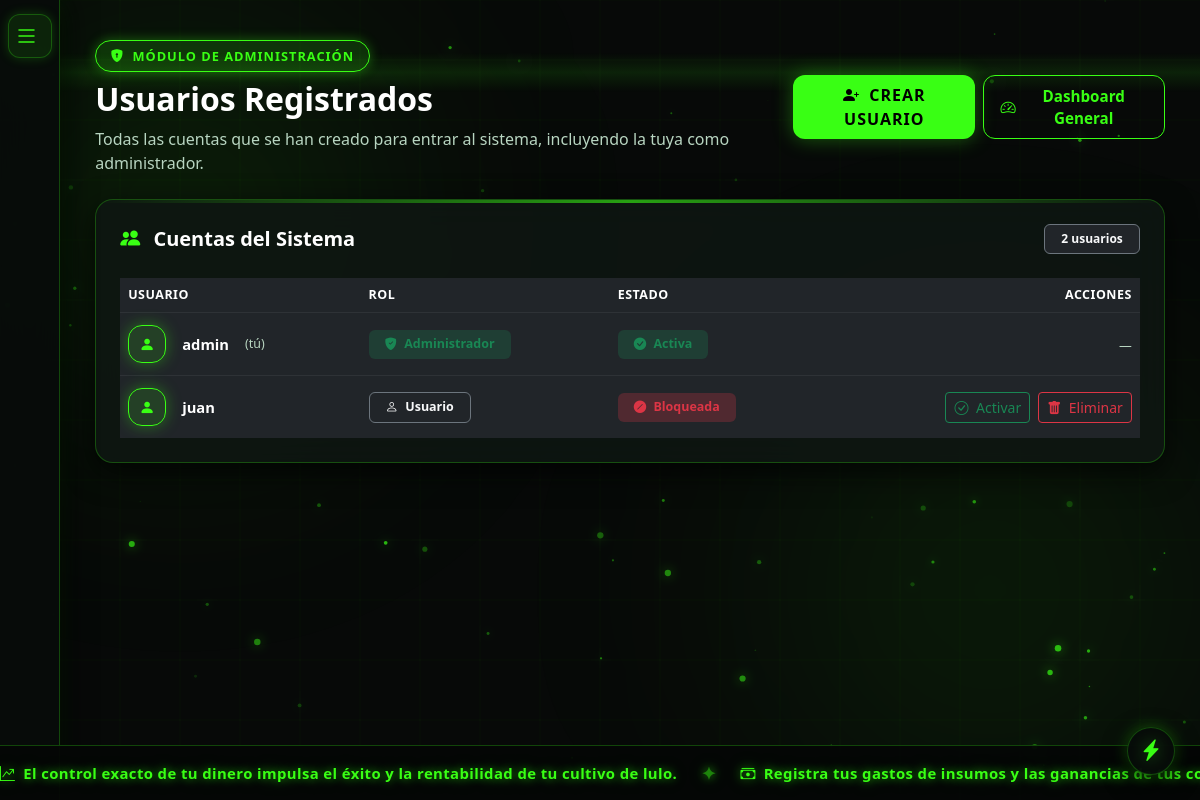
Before: /usuarios (signed in) with the older database file.
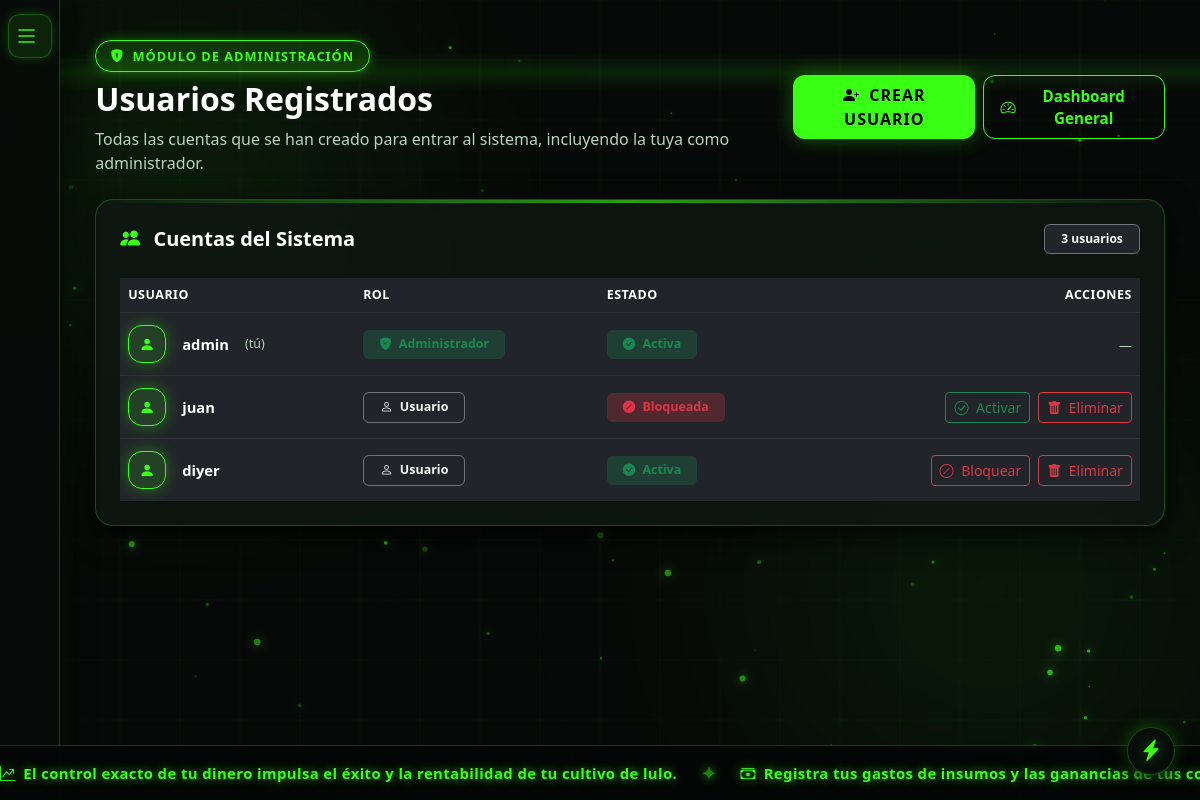
After: the same page with the newer database file.
### app/models/users.py (models this page shows, shortened)
class User(db.Model, UserMixin):
    __tablename__ = 'users'
    idUser = db.Column(db.Integer, primary_key=True)
    nameUser = db.Column(db.String(80), unique=True, nullable=False)
    passwordUser = db.Column(db.String(255), nullable=False)
    isAdmin = db.Column(db.Boolean, default=False, nullable=False)
    activo = db.Column(db.Boolean, default=True, nullable=False)

### app/routes/auth.py (the view)
@bp.route('/usuarios')
@login_required
def usuarios():
    if not current_user.isAdmin:
        flash('Solo el administrador puede ver esa sección.', 'danger')
        return redirect(url_for('auth.dashboard'))
    usuarios = User.query.order_by(User.idUser.asc()).all()
    pagina_solicitada = request.args.get('pagina', 1, type=int)
    usuarios_pagina, pagina_actual, total_paginas = _paginar_usuarios(
        usuarios, pagina_solicitada, USUARIOS_LISTA_POR_PAGINA
    )
    return render_template(
        'usuarios.html',
        usuarios=usuarios_pagina,
        total_usuarios=len(usuarios),
        pagina_actual=pagina_actual,
        total_paginas=total_paginas,
    )

### app/routes/auth.py (called while the page is built)
def _paginar_usuarios(lista, pagina_solicitada, por_pagina=USUARIOS_POR_PAGINA):
    total = len(lista)
    total_paginas = max(1, (total + por_pagina - 1) // por_pagina)
    pagina = max(1, min(pagina_solicitada or 1, total_paginas))
    inicio = (pagina - 1) * por_pagina
    return lista[inicio:inicio + por_pagina], pagina, total_paginas

### app/templates/usuarios.html (shortened to what the changed rows need)
{% extends "base.html" %}
{% block body_class %}dark-theme{% endblock %}
{% block full_content %}
<div class="dashboard-wrapper dashboard-wrapper-auto">
  <main class="main-content-lulo main-content-lulo-auto">
    <div class="dash-card mb-4">
      <div class="d-flex flex-column flex-md-row align-items-md-center justify-content-between gap-3">
        <div>
          <h1 class="fw-bold text-white mb-2 fs-2">
            Usuarios <span>Registrados</span>
          </h1>
        </div>
      </div>
    </div>
    <div class="row g-4">
      <div class="col-12">
        <div class="indicator-card">
          <div class="d-flex align-items-center justify-content-between mb-4">
            <h4 class="fw-bold text-white mb-0 fs-5">
              <i class="bi bi-people-fill me-2" style="color: var(--neon-green);"></i> Cuentas del Sistema
            </h4>
            <span class="badge bg-dark border border-secondary text-light px-3 py-2">
              {{ total_usuarios }} usuario{{ 's' if total_usuarios != 1 else '' }}
            </span>
          </div>
          {% if usuarios %}
          <div class="table-responsive">
            <table class="table table-dark table-borderless align-middle mb-0">
              <thead>
                <tr class="text-muted" style="font-size: 0.78rem; text-transform: uppercase; letter-spacing: 0.5px;">
                  <th scope="col">Usuario</th>
                  <th scope="col">Rol</th>
                  <th scope="col">Estado</th>
                  <th scope="col" class="text-end">Acciones</th>
                </tr>
              </thead>
              <tbody>
                {% for u in usuarios %}
                <tr style="border-top: 1px solid rgba(255,255,255,0.06);">
                  <td>
                    <div class="d-flex align-items-center gap-3 py-1">
                      <div class="indicator-icon-badge" style="width: 38px; height: 38px; font-size: 0.95rem;">
                        <i class="bi bi-person-fill"></i>
                      </div>
                      <span class="fw-bold text-white" style="font-size: 0.92rem;">{{ u.nameUser }}</span>
                      {% if u.idUser == current_user.idUser %}
                      <span class="text-muted" style="font-size: 0.78rem;">(tú)</span>
                      {% endif %}
                    </div>
                  </td>
                  <td>
                    {% if u.isAdmin %}
                    <span class="badge bg-success bg-opacity-25 text-success px-3 py-2" style="font-size: 0.78rem;">
                      <i class="bi bi-shield-fill-check me-1"></i> Administrador
                    </span>
                    {% else %}
                    <span class="badge bg-dark border border-secondary text-light px-3 py-2" style="font-size: 0.78rem;">
                      <i class="bi bi-person me-1"></i> Usuario
                    </span>
                    {% endif %}
                  </td>
                  <td>
                    {% if u.activo %}
                    <span class="badge bg-success bg-opacity-25 text-success px-3 py-2" style="font-size: 0.78rem;">
                      <i class="bi bi-check-circle-fill me-1"></i> Activa
                    </span>
                    {% else %}
                    <span class="badge bg-danger bg-opacity-25 text-danger px-3 py-2" style="font-size: 0.78rem;">
                      <i class="bi bi-slash-circle-fill me-1"></i> Bloqueada
                    </span>
                    {% endif %}
                  </td>
                  <td class="text-end">
                    {% if u.idUser != current_user.idUser %}
                      <div class="d-inline-flex gap-2">
                      {% if u.activo %}
                      <form method="post" action="{{ url_for('auth.usuario_bloquear', id=u.idUser) }}" class="d-inline">
                        <button type="submit" class="btn btn-sm btn-outline-danger px-2 py-1" title="Bloquear cuenta">
                          <i class="bi bi-slash-circle me-1"></i> Bloquear
                        </button>
                      </form>
                      {% else %}
                      <form method="post" action="{{ url_for('auth.usuario_activar', id=u.idUser) }}" class="d-inline">
                        <button type="submit" class="btn btn-sm btn-outline-success px-2 py-1" title="Activar cuenta">
                          <i class="bi bi-check-circle me-1"></i> Activar
                        </button>
                      </form>
                      {% endif %}
                      <form method="post" action="{{ url_for('auth.usuario_eliminar', id=u.idUser) }}" class="d-inline"
                        onsubmit="return confirm('¿Seguro que deseas eliminar la cuenta \'{{ u.nameUser }}\'? Se borrará junto con todos sus cultivos, ingresos, gastos, pagos y calendario. Esta acción no se puede deshacer.');">
                        <button type="submit" class="btn btn-sm btn-outline-danger px-2 py-1" title="Eliminar cuenta">
                          <i class="bi bi-trash-fill me-1"></i> Eliminar
                        </button>
                      </form>
                      </div>
                    {% else %}
                    <span class="text-muted" style="font-size: 0.8rem;">—</span>
                    {% endif %}
                  </td>
                </tr>
                {% endfor %}
              </tbody>
            </table>
          </div>
          {% else %}
          <div class="text-center py-5">
            <i class="bi bi-people text-muted" style="font-size: 2.5rem;"></i>
            <p class="text-muted mt-3 mb-0">Aún no hay usuarios registrados.</p>
          </div>
          {% endif %}
        </div>
      </div>
    </div>
  </main>
</div>
{% endblock %}

Changed rows visible on the page:
added User: nameUser "diyer", isAdmin False (drawn), activo True (drawn)
Other visible differences:
{{ total_usuarios }}: "2" → "3"
